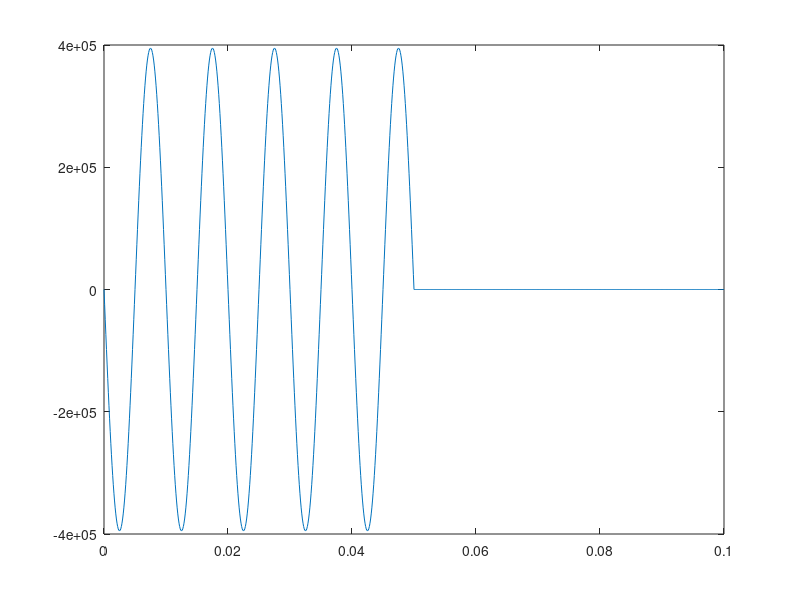
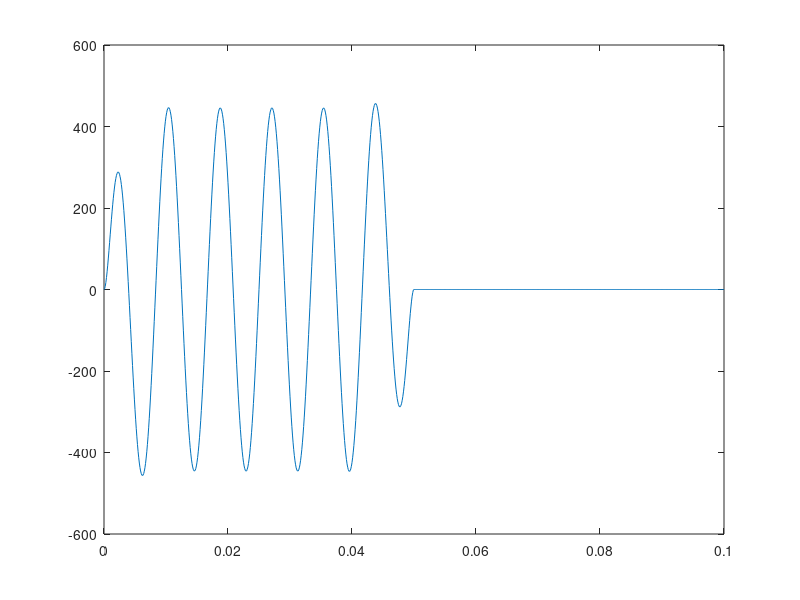
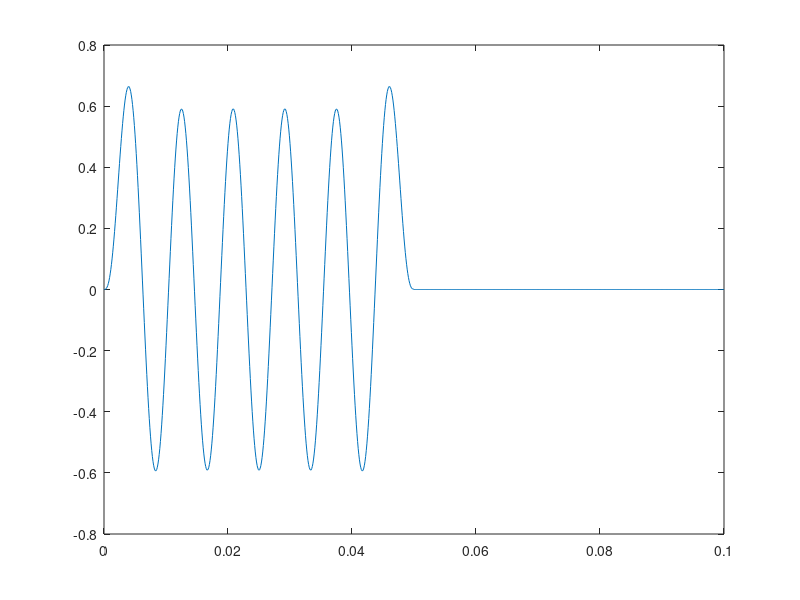

Write the MATLAB code that produced these figures, in order.
clear all

N = 11 ;
T = 0.05 ;

dt = 1E-4 ;
t = 0 : dt : T ;
t_N = length(t) ; 

SLE = zeros(6,6,N) ;
C = zeros(6,1,N) ;
homg = zeros(6,1) ;

beta = 1/4 ;
gamma = 1/2 ;

u_dot_dot(1) = 0 ;
u_dot(1) = 0 ;
u_(1) = 0 ;

for i = 1:t_N - 1
    if t(i) < 0.05 - dt
        u_dot_dot(i+1) = - (200 * pi)^2 * sin(200 * pi * t(i+1)) ;
    else
        u_dot_dot(i+1) = 0 ;
    end
    u_dot(i+1) = u_dot(i) + (1-gamma) * dt * u_dot_dot(i) + gamma * dt * u_dot_dot(i+1) ;
    u_(i+1) = u_(i) + dt * u_dot(i) + (0.5 - beta) * dt * dt * u_dot_dot(i) + beta * dt * dt * u_dot_dot(i+1) ;
end

for n = 1:N
    
    if rem(n,2) ~= 0
    
    v(n) = (n + 1) * pi ;
    
    CS_plus(n) = sqrt(3) * cos(v(n) / 2) + sin(v(n) / 2) ;
    CS_min(n) = sqrt(3) * cos(v(n) / 2) - sin(v(n) / 2) ;
    
    SC_plus(n) = sqrt(3) * sin(v(n) / 2) + cos(v(n) / 2) ;
    SC_min(n) = sqrt(3) * sin(v(n) / 2) - cos(v(n) / 2) ;
    
    e_plus(n) = exp(sqrt(3) * v(n) / 2) ;
    e_min(n) = exp(-sqrt(3) * v(n) / 2) ;
    
    SLE(:,:,n) = [1 0 1 0 1 0 ;
        
                  0 2 sqrt(3) 1 -sqrt(3) 1 ;
                  
                  -2 0 1 sqrt(3) 1 -sqrt(3) ;
                  
                  cos(v(n)) sin(v(n)) e_plus(n)*cos(v(n)/2) ...
                    e_plus(n)*sin(v(n)/2) e_min(n)*cos(v(n)/2) e_min(n)*sin(v(n)/2) ;
                    
                  -2*sin(v(n)) 2*cos(v(n)) e_plus(n)*CS_min(n) ...
                    e_plus(n)*SC_plus(n) -e_min(n)*CS_plus(n) -e_min(n)*SC_min(n) ;
                  
                  -2*cos(v(n)) -2*sin(v(n)) -e_plus(n)*SC_min(n) ...
                    e_plus(n)*CS_plus(n) e_min(n)*SC_plus(n) -e_min(n)*CS_min(n) ] ;
       
    C(:,:,n) = null(SLE(:,:,n)) ;
    
    lambda(n) = v(n) / T ;
    
    for i = 1:t_N
         
        Psi(n,i) = C(1,n) * cos(lambda(n) * t(i)) + C(2,n) * sin(lambda(n) * t(i)) ...
            + exp(sqrt(3) * lambda(n) * t(i) / 2) * ( C(3,n) * cos(lambda(n) * t(i) / 2) ...
            + C(4,n) * sin(lambda(n) * t(i) / 2) ) + exp(-sqrt(3) * lambda(n) * t(i) / 2) ...
            * ( C(5,n) * cos(lambda(n) * t(i) / 2) + C(6,n) * sin(lambda(n) * t(i) / 2) ) ;
         
        Psi_dot(n,i) = lambda(n) / 2 * ( -2 * C(1,n) * sin(lambda(n) * t(i)) ...
            + 2 * C(2,n) * cos(lambda(n) * t(i)) + exp(sqrt(3) * lambda(n) * t(i) / 2) ...
            * ( C(3,n) * ( sqrt(3) * cos(lambda(n) * t(i) / 2) - sin(lambda(n) * t(i) / 2) ) ...
            + C(4,n) * ( cos(lambda(n) * t(i) / 2) + sqrt(3) * sin(lambda(n) * t(i) / 2) ) ) ...
            - exp(-sqrt(3) * lambda(n) * t(i) / 2) * ( C(5,n) * ( sqrt(3) ...
            * cos(lambda(n) * t(i) / 2) + sin(lambda(n) * t(i) / 2) ) + C(6,n) ...
            * ( -cos(lambda(n) * t(i) / 2) + sqrt(3) * sin(lambda(n) * t(i) / 2) ) ) ) ;
         
        Psi_dot_dot(n,i) = lambda(n)^2 / 2 * ( -2 * C(1,n) * cos(lambda(n) * t(i)) ...
            - 2 * C(2,n) * sin(lambda(n) * t(i)) + exp(sqrt(3) * lambda(n) * t(i) / 2) ...
            * ( C(3,n) * ( cos(lambda(n) * t(i) / 2) - sqrt(3) * sin(lambda(n) * t(i) / 2) ) ...
            + C(4,n) * ( sqrt(3) * cos(lambda(n) * t(i) / 2) + sin(lambda(n) * t(i) / 2) ) ) ...
            + exp(-sqrt(3) * lambda(n) * t(i) / 2) * ( C(5,n) * ( cos(lambda(n) * t(i) / 2) ...
            + sqrt(3) * sin(lambda(n) * t(i) / 2) ) + C(6,n) * ( -sqrt(3) ...
            * cos(lambda(n) * t(i) / 2) + sin(lambda(n) * t(i) / 2) ) ) ) ;
        
        Psi2_dot_dot(n,i) = Psi_dot_dot(n,i)^2 ;
       
    end
     
    end
end

A = u_dot_dot ;
a = zeros(n,1) ;
integral = zeros(n,1) ;

for i = 1:t_N - 2
    x_i = i * T / t_N ;
    x_i_plus_1 = (i + 1) * T / t_N ;
    for n = 1:N
        if rem(n,2) ~= 0
            integral(n) = 0.5 * sum((x_i_plus_1 - x_i)*(Psi2_dot_dot(n,i+1) + Psi2_dot_dot(n,i))) ;
            a(n) = 1 / integral(n) * sum(A(i)*Psi_dot_dot(n,i))*dt ;
        end
    end
end

for n = 1:N
    for i = 1:t_N 
        V(i) = sum(a(n)*Psi_dot(n,i)) ;
        D(i) = sum(a(n)*Psi(n,i)) ;
    end
end

for i = 1:2*t_N-1
    if i < 501
        A(i) = A(i) ;
        V(i) = V(i) ;
        D(i) = D(i) ;
    else
        A(i) = 0 ;
        V(i) = 0 ;
        D(i) = 0 ;
    end
end

figure(1)
plot(0:dt:0.1,A)
figure(2)
plot(0:dt:0.1,V)
figure(3)
plot(0:dt:0.1,D)

% figure(4)
% plot(t,Psi(:,:))
% figure(5)
% plot(t,Psi_dot(:,:))
% figure(6)
% plot(t,Psi_dot_dot(:,:))